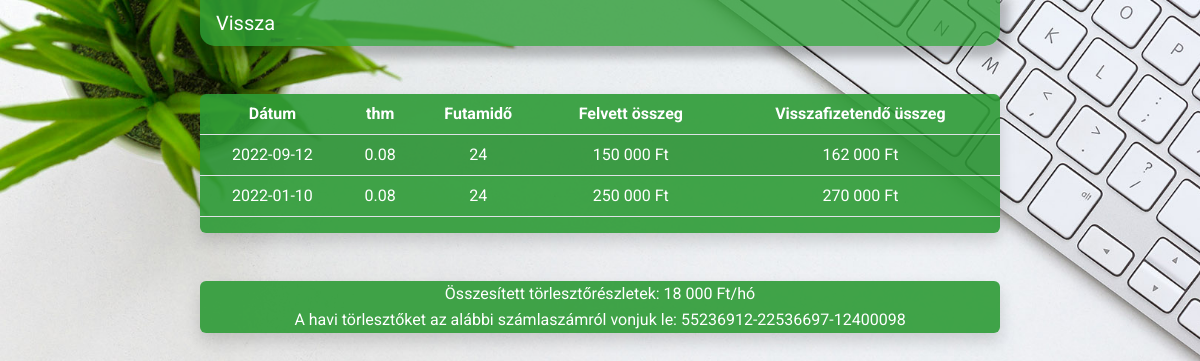
Page /Bank/php/kolcsoneim.php (signed in) on the committed database.
### tables this page shows
CREATE TABLE `kolcson` (
  `id` int(11) NOT NULL,
  `datum` date NOT NULL,
  `thm` float NOT NULL,
  `futamido` int(3) NOT NULL,
  `felvett_osszeg` int(20) DEFAULT NULL,
  `felhasznalo` varchar(8) DEFAULT NULL COMMENT 'felhasználó személyi igazolvány száma',
  `visszafizetendo` int(11) NOT NULL
);

### Bank/class/database.php (called while the page is built, shortened)
<?php
class Database {
    protected $host = 'localhost';
    protected $user = 'root';
    protected $pwd = '';
    protected $dbName = 'bank';
    function connect(){
        $this->pdo = new PDO("mysql:dbname=$this->dbName;charset=utf8;host=$this->host",$this->user, $this->pwd);
        return $this->pdo;
    }
    function getData($sql){
        $query = $this->pdo->prepare($sql);
        $query->execute();
        return $query->fetchAll(PDO::FETCH_ASSOC);
    }
}
?>

### Bank/php/kolcsoneim.php (the view, shortened to what this page needs)
<?php
require "../class/database.php";
$db = new Database();
$db->connect();
$sql = 'SELECT * FROM `kolcson` WHERE `felhasznalo` = "' . $_SESSION["aktiv"] . '" ORDER BY `datum` DESC';
$result = $db->getData($sql);
$sql = 'SELECT SUM(`visszafizetendo`/`futamido`) as `osszeg`,(SELECT `szamlaszam` FROM `folyoszamla` WHERE `felhasznalo` = "' . $_SESSION["aktiv"] . '" AND `egyenleg` > 0) as `szamla` FROM `kolcson` WHERE `felhasznalo` = "' . $_SESSION["aktiv"] . '" group BY `szamla`';
$havi = $db->getData($sql);
?>
<!DOCTYPE html>
<html lang="hu">
<head>
    <link href="https://cdn.jsdelivr.net/npm/bootstrap@5.2.2/dist/css/bootstrap.min.css" rel="stylesheet">
    <link rel="stylesheet" href="../css/style.css">
</head>
<body>
    <nav class="navbar navbar-expand-lg navigacio mx-auto col-8">
        <a class="navbar-brand text-white ml-auto" href="fooldal.php" style="padding:0 0 0 16px;">Vissza</a>
    </nav>
    <div class="container form-bg shadow rounded mt-5 col-8 mb-5">
        <div class="row" id="sikeresutalas">
            <table class="table table-striped">
                <thead>
                    <tr>
                        <th scope="col">Dátum</th>
                        <th scope="col">thm</th>
                        <th scope="col">Futamidő</th>
                        <th scope="col">Felvett összeg</th>
                        <th scope="col">Visszafizetendő üsszeg</th>
                    </tr>
                </thead>
                <tbody>
                    <?php foreach ($result as $kolcson) : ?>
                        <tr>
                            <td><?= $kolcson["datum"] ?></td>
                            <td><?= $kolcson["thm"] ?></td>
                            <td><?= $kolcson["futamido"] ?></td>
                            <td><?= number_format($kolcson["felvett_osszeg"], 0, ".", " ") ?> Ft</td>
                            <td><?= number_format($kolcson["visszafizetendo"], 0, ".", " ") ?> Ft</td>
                        </tr>
                    <?php endforeach ?>
                </tbody>
            </table>
        </div>
    </div>
    <div class="container form-bg shadow rounded mt-5 col-8 mb-5">
        <div class="row" id="sikeresutalas">
            <table class=" ">
                <tr>
                    <td>Összesített törlesztőrészletek: <?= number_format($havi[0]["osszeg"], 0, ".", " ") ?> Ft/hó</td>
                </tr>
                <tr>
                    <td>
                        A havi törlesztőket az alábbi számlaszámról vonjuk le: <?= $havi[0]["szamla"]; ?>
                    </td>
                </tr>
            </table>
        </div>
    </div>
</body>
</html>

### Bank/css/style.css (style rules this page uses)
body { background-image: url("../img/background.jpg"); background-attachment: fixed; background-repeat: no-repeat; background-size: cover; animation: fadeInAnimation ease 1s; animation-iteration-count: 1; animation-fill-mode: forwards; font-family: 'Domine', serif; font-family: 'Roboto', sans-serif; color: white; }
.navbar { background-color: rgba(45, 155, 54, 0.8); border-radius: 0px 0px 15px 15px; box-shadow: 3px 5px 10px 6px rgba(0, 0, 0, 0.24); }
.container { background-color: rgba(45, 155, 54, 0.9); text-align: center; border-radius: 15px; box-shadow: 3px 5px 10px 6px rgba(0, 0, 0, 0.24); }
table, th, tr, td { color: white !important; }
td { vertical-align: middle; }

### rows in the picture
kolcson: datum "2022-09-12", thm "0.08", futamido "24", felvett_osszeg "150 000", visszafizetendo "162 000"
kolcson: datum "2022-01-10", thm "0.08", futamido "24", felvett_osszeg "250 000", visszafizetendo "270 000"

### other values in the picture
$havi[0]["osszeg"] "18 000"
$havi[0]["szamla"] "55236912-22536697-12400098"
